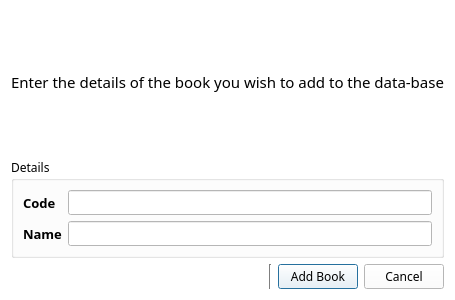
<?xml version="1.0" encoding="UTF-8"?>
<ui version="4.0">
 <class>booksDatabase</class>
 <widget class="QDialog" name="booksDatabase">
  <property name="geometry">
   <rect>
    <x>0</x>
    <y>0</y>
    <width>400</width>
    <height>300</height>
   </rect>
  </property>
  <property name="palette">
   <palette>
    <active>
     <colorrole role="WindowText">
      <brush brushstyle="SolidPattern">
       <color alpha="255">
        <red>0</red>
        <green>0</green>
        <blue>0</blue>
       </color>
      </brush>
     </colorrole>
     <colorrole role="Button">
      <brush brushstyle="SolidPattern">
       <color alpha="255">
        <red>255</red>
        <green>255</green>
        <blue>255</blue>
       </color>
      </brush>
     </colorrole>
     <colorrole role="Light">
      <brush brushstyle="SolidPattern">
       <color alpha="255">
        <red>255</red>
        <green>255</green>
        <blue>255</blue>
       </color>
      </brush>
     </colorrole>
     <colorrole role="Midlight">
      <brush brushstyle="SolidPattern">
       <color alpha="255">
        <red>255</red>
        <green>255</green>
        <blue>255</blue>
       </color>
      </brush>
     </colorrole>
     <colorrole role="Dark">
      <brush brushstyle="SolidPattern">
       <color alpha="255">
        <red>127</red>
        <green>127</green>
        <blue>127</blue>
       </color>
      </brush>
     </colorrole>
     <colorrole role="Mid">
      <brush brushstyle="SolidPattern">
       <color alpha="255">
        <red>170</red>
        <green>170</green>
        <blue>170</blue>
       </color>
      </brush>
     </colorrole>
     <colorrole role="Text">
      <brush brushstyle="SolidPattern">
       <color alpha="255">
        <red>0</red>
        <green>0</green>
        <blue>0</blue>
       </color>
      </brush>
     </colorrole>
     <colorrole role="BrightText">
      <brush brushstyle="SolidPattern">
       <color alpha="255">
        <red>255</red>
        <green>255</green>
        <blue>255</blue>
       </color>
      </brush>
     </colorrole>
     <colorrole role="ButtonText">
      <brush brushstyle="SolidPattern">
       <color alpha="255">
        <red>0</red>
        <green>0</green>
        <blue>0</blue>
       </color>
      </brush>
     </colorrole>
     <colorrole role="Base">
      <brush brushstyle="SolidPattern">
       <color alpha="255">
        <red>255</red>
        <green>255</green>
        <blue>255</blue>
       </color>
      </brush>
     </colorrole>
     <colorrole role="Window">
      <brush brushstyle="SolidPattern">
       <color alpha="255">
        <red>255</red>
        <green>255</green>
        <blue>255</blue>
       </color>
      </brush>
     </colorrole>
     <colorrole role="Shadow">
      <brush brushstyle="SolidPattern">
       <color alpha="255">
        <red>0</red>
        <green>0</green>
        <blue>0</blue>
       </color>
      </brush>
     </colorrole>
     <colorrole role="AlternateBase">
      <brush brushstyle="SolidPattern">
       <color alpha="255">
        <red>255</red>
        <green>255</green>
        <blue>255</blue>
       </color>
      </brush>
     </colorrole>
     <colorrole role="ToolTipBase">
      <brush brushstyle="SolidPattern">
       <color alpha="255">
        <red>255</red>
        <green>255</green>
        <blue>220</blue>
       </color>
      </brush>
     </colorrole>
     <colorrole role="ToolTipText">
      <brush brushstyle="SolidPattern">
       <color alpha="255">
        <red>0</red>
        <green>0</green>
        <blue>0</blue>
       </color>
      </brush>
     </colorrole>
    </active>
    <inactive>
     <colorrole role="WindowText">
      <brush brushstyle="SolidPattern">
       <color alpha="255">
        <red>0</red>
        <green>0</green>
        <blue>0</blue>
       </color>
      </brush>
     </colorrole>
     <colorrole role="Button">
      <brush brushstyle="SolidPattern">
       <color alpha="255">
        <red>255</red>
        <green>255</green>
        <blue>255</blue>
       </color>
      </brush>
     </colorrole>
     <colorrole role="Light">
      <brush brushstyle="SolidPattern">
       <color alpha="255">
        <red>255</red>
        <green>255</green>
        <blue>255</blue>
       </color>
      </brush>
     </colorrole>
     <colorrole role="Midlight">
      <brush brushstyle="SolidPattern">
       <color alpha="255">
        <red>255</red>
        <green>255</green>
        <blue>255</blue>
       </color>
      </brush>
     </colorrole>
     <colorrole role="Dark">
      <brush brushstyle="SolidPattern">
       <color alpha="255">
        <red>127</red>
        <green>127</green>
        <blue>127</blue>
       </color>
      </brush>
     </colorrole>
     <colorrole role="Mid">
      <brush brushstyle="SolidPattern">
       <color alpha="255">
        <red>170</red>
        <green>170</green>
        <blue>170</blue>
       </color>
      </brush>
     </colorrole>
     <colorrole role="Text">
      <brush brushstyle="SolidPattern">
       <color alpha="255">
        <red>0</red>
        <green>0</green>
        <blue>0</blue>
       </color>
      </brush>
     </colorrole>
     <colorrole role="BrightText">
      <brush brushstyle="SolidPattern">
       <color alpha="255">
        <red>255</red>
        <green>255</green>
        <blue>255</blue>
       </color>
      </brush>
     </colorrole>
     <colorrole role="ButtonText">
      <brush brushstyle="SolidPattern">
       <color alpha="255">
        <red>0</red>
        <green>0</green>
        <blue>0</blue>
       </color>
      </brush>
     </colorrole>
     <colorrole role="Base">
      <brush brushstyle="SolidPattern">
       <color alpha="255">
        <red>255</red>
        <green>255</green>
        <blue>255</blue>
       </color>
      </brush>
     </colorrole>
     <colorrole role="Window">
      <brush brushstyle="SolidPattern">
       <color alpha="255">
        <red>255</red>
        <green>255</green>
        <blue>255</blue>
       </color>
      </brush>
     </colorrole>
     <colorrole role="Shadow">
      <brush brushstyle="SolidPattern">
       <color alpha="255">
        <red>0</red>
        <green>0</green>
        <blue>0</blue>
       </color>
      </brush>
     </colorrole>
     <colorrole role="AlternateBase">
      <brush brushstyle="SolidPattern">
       <color alpha="255">
        <red>255</red>
        <green>255</green>
        <blue>255</blue>
       </color>
      </brush>
     </colorrole>
     <colorrole role="ToolTipBase">
      <brush brushstyle="SolidPattern">
       <color alpha="255">
        <red>255</red>
        <green>255</green>
        <blue>220</blue>
       </color>
      </brush>
     </colorrole>
     <colorrole role="ToolTipText">
      <brush brushstyle="SolidPattern">
       <color alpha="255">
        <red>0</red>
        <green>0</green>
        <blue>0</blue>
       </color>
      </brush>
     </colorrole>
    </inactive>
    <disabled>
     <colorrole role="WindowText">
      <brush brushstyle="SolidPattern">
       <color alpha="255">
        <red>127</red>
        <green>127</green>
        <blue>127</blue>
       </color>
      </brush>
     </colorrole>
     <colorrole role="Button">
      <brush brushstyle="SolidPattern">
       <color alpha="255">
        <red>255</red>
        <green>255</green>
        <blue>255</blue>
       </color>
      </brush>
     </colorrole>
     <colorrole role="Light">
      <brush brushstyle="SolidPattern">
       <color alpha="255">
        <red>255</red>
        <green>255</green>
        <blue>255</blue>
       </color>
      </brush>
     </colorrole>
     <colorrole role="Midlight">
      <brush brushstyle="SolidPattern">
       <color alpha="255">
        <red>255</red>
        <green>255</green>
        <blue>255</blue>
       </color>
      </brush>
     </colorrole>
     <colorrole role="Dark">
      <brush brushstyle="SolidPattern">
       <color alpha="255">
        <red>127</red>
        <green>127</green>
        <blue>127</blue>
       </color>
      </brush>
     </colorrole>
     <colorrole role="Mid">
      <brush brushstyle="SolidPattern">
       <color alpha="255">
        <red>170</red>
        <green>170</green>
        <blue>170</blue>
       </color>
      </brush>
     </colorrole>
     <colorrole role="Text">
      <brush brushstyle="SolidPattern">
       <color alpha="255">
        <red>127</red>
        <green>127</green>
        <blue>127</blue>
       </color>
      </brush>
     </colorrole>
     <colorrole role="BrightText">
      <brush brushstyle="SolidPattern">
       <color alpha="255">
        <red>255</red>
        <green>255</green>
        <blue>255</blue>
       </color>
      </brush>
     </colorrole>
     <colorrole role="ButtonText">
      <brush brushstyle="SolidPattern">
       <color alpha="255">
        <red>127</red>
        <green>127</green>
        <blue>127</blue>
       </color>
      </brush>
     </colorrole>
     <colorrole role="Base">
      <brush brushstyle="SolidPattern">
       <color alpha="255">
        <red>255</red>
        <green>255</green>
        <blue>255</blue>
       </color>
      </brush>
     </colorrole>
     <colorrole role="Window">
      <brush brushstyle="SolidPattern">
       <color alpha="255">
        <red>255</red>
        <green>255</green>
        <blue>255</blue>
       </color>
      </brush>
     </colorrole>
     <colorrole role="Shadow">
      <brush brushstyle="SolidPattern">
       <color alpha="255">
        <red>0</red>
        <green>0</green>
        <blue>0</blue>
       </color>
      </brush>
     </colorrole>
     <colorrole role="AlternateBase">
      <brush brushstyle="SolidPattern">
       <color alpha="255">
        <red>255</red>
        <green>255</green>
        <blue>255</blue>
       </color>
      </brush>
     </colorrole>
     <colorrole role="ToolTipBase">
      <brush brushstyle="SolidPattern">
       <color alpha="255">
        <red>255</red>
        <green>255</green>
        <blue>220</blue>
       </color>
      </brush>
     </colorrole>
     <colorrole role="ToolTipText">
      <brush brushstyle="SolidPattern">
       <color alpha="255">
        <red>0</red>
        <green>0</green>
        <blue>0</blue>
       </color>
      </brush>
     </colorrole>
    </disabled>
   </palette>
  </property>
  <property name="windowTitle">
   <string>Book Data-base</string>
  </property>
  <layout class="QVBoxLayout" name="verticalLayout_3">
   <item>
    <layout class="QVBoxLayout" name="verticalLayout_2">
     <item>
      <spacer name="verticalSpacer_2">
       <property name="orientation">
        <enum>Qt::Vertical</enum>
       </property>
       <property name="sizeHint" stdset="0">
        <size>
         <width>20</width>
         <height>40</height>
        </size>
       </property>
      </spacer>
     </item>
     <item>
      <widget class="QLabel" name="label">
       <property name="font">
        <font>
         <family>Ebrima</family>
         <pointsize>11</pointsize>
        </font>
       </property>
       <property name="text">
        <string>Enter the details of the book you wish to add to the data-base</string>
       </property>
      </widget>
     </item>
     <item>
      <spacer name="verticalSpacer">
       <property name="orientation">
        <enum>Qt::Vertical</enum>
       </property>
       <property name="sizeHint" stdset="0">
        <size>
         <width>20</width>
         <height>40</height>
        </size>
       </property>
      </spacer>
     </item>
     <item>
      <widget class="QGroupBox" name="groupBox">
       <property name="font">
        <font>
         <family>Ebrima</family>
        </font>
       </property>
       <property name="title">
        <string>Details</string>
       </property>
       <layout class="QVBoxLayout" name="verticalLayout">
        <item>
         <layout class="QFormLayout" name="formLayout">
          <item row="0" column="0">
           <widget class="QLabel" name="label_2">
            <property name="font">
             <font>
              <family>Ebrima</family>
              <pointsize>10</pointsize>
              <weight>75</weight>
              <bold>true</bold>
             </font>
            </property>
            <property name="text">
             <string>Code</string>
            </property>
           </widget>
          </item>
          <item row="0" column="1">
           <widget class="QLineEdit" name="lineEdit_code"/>
          </item>
          <item row="1" column="0">
           <widget class="QLabel" name="label_3">
            <property name="font">
             <font>
              <pointsize>10</pointsize>
              <weight>75</weight>
              <bold>true</bold>
             </font>
            </property>
            <property name="text">
             <string>Name</string>
            </property>
           </widget>
          </item>
          <item row="1" column="1">
           <widget class="QLineEdit" name="lineEdit_name"/>
          </item>
         </layout>
        </item>
       </layout>
      </widget>
     </item>
     <item>
      <layout class="QHBoxLayout" name="horizontalLayout">
       <item>
        <spacer name="horizontalSpacer">
         <property name="orientation">
          <enum>Qt::Horizontal</enum>
         </property>
         <property name="sizeHint" stdset="0">
          <size>
           <width>40</width>
           <height>20</height>
          </size>
         </property>
        </spacer>
       </item>
       <item>
        <widget class="Line" name="line">
         <property name="orientation">
          <enum>Qt::Vertical</enum>
         </property>
        </widget>
       </item>
       <item>
        <widget class="QPushButton" name="click_addBook">
         <property name="font">
          <font>
           <family>Ebrima</family>
          </font>
         </property>
         <property name="text">
          <string>Add Book</string>
         </property>
        </widget>
       </item>
       <item>
        <widget class="QPushButton" name="pushButton_2">
         <property name="font">
          <font>
           <family>Ebrima</family>
          </font>
         </property>
         <property name="text">
          <string>Cancel</string>
         </property>
        </widget>
       </item>
      </layout>
     </item>
    </layout>
   </item>
  </layout>
 </widget>
 <resources/>
 <connections>
  <connection>
   <sender>pushButton_2</sender>
   <signal>clicked()</signal>
   <receiver>booksDatabase</receiver>
   <slot>close()</slot>
   <hints>
    <hint type="sourcelabel">
     <x>297</x>
     <y>266</y>
    </hint>
    <hint type="destinationlabel">
     <x>378</x>
     <y>251</y>
    </hint>
   </hints>
  </connection>
 </connections>
</ui>
